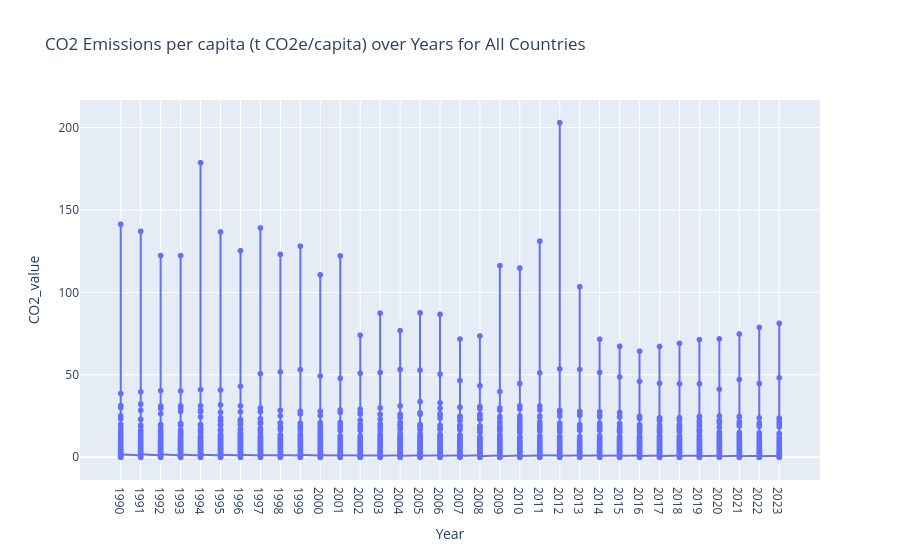

This figure's notebook cell:
### Code cell
# co2 emissons in ppm value plot by plotly mt co2e tone
fig = pl.line(merged_df, x='Year', y='CO2_value',
                title='CO2 Emissions per capita (t CO2e/capita) over Years for All Countries')
# bullets at line top and shado of background paper
fig.update_traces(mode='lines+markers')
fig.show()

### Figure 1 — Plotly figure (JSON) as saved in the notebook; plotly's stock layout.template omitted (floating-point values rounded to 4 significant figures; data arrays with more than 128 entries replaced by an {"elided": "..."} marker saying what was removed)
{"data": [{"hovertemplate": "Year=%{x}<br>CO2_value=%{y}<extra></extra>", "legendgroup": "", "line": {"color": "#636efa", "dash": "solid"}, "marker": {"symbol": "circle"}, "mode": "lines+markers", "name": "", "showlegend": false, "type": "scattergl", "x": {"elided": "8194 str values"}, "xaxis": "x", "y": {"elided": "8194 float values"}, "yaxis": "y"}], "layout": {"legend": {"tracegroupgap": 0}, "title": {"text": "CO2 Emissions per capita (t CO2e/capita) over Years for All Countries"}, "xaxis": {"anchor": "y", "domain": [0, 1], "title": {"text": "Year"}}, "yaxis": {"anchor": "x", "domain": [0, 1], "title": {"text": "CO2_value"}}}}
